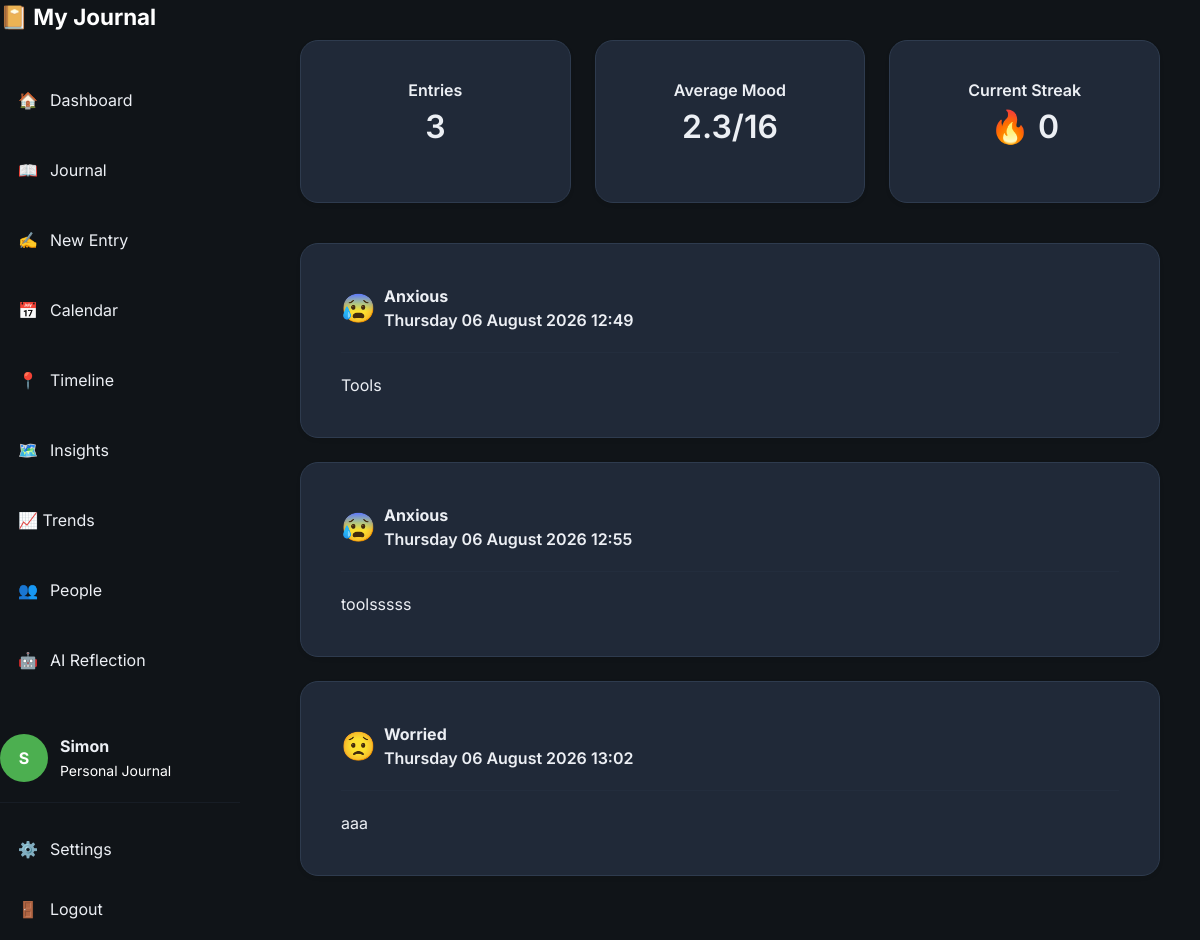
The page /dashboard (signed in) on the database its author committed.
### models/user.py (models this page shows)
class User(UserMixin, db.Model):
    id = db.Column(
        db.Integer,
        primary_key=True
    )
    username = db.Column(
        db.String(100),
        unique=True,
        nullable=False
    )
    display_name = db.Column(
    db.String(50),
    nullable=True
    )
    password_hash = db.Column(
        db.String(255),
        nullable=False
    )
    entries = db.relationship(
    "Entry",
    backref="author",
    lazy=True,
    cascade="all, delete-orphan"
)
    def __repr__(self):
        return f"<User {self.username}>"

### models/entry.py (models this page shows)
class Entry(db.Model):
    __tablename__ = "entry"
    id = db.Column(
        db.Integer,
        primary_key=True
    )
    tags = db.Column(
        db.String(500),
        nullable=True
    )
    mood_score = db.Column(
        db.Integer,
        nullable=False
    )
    content = db.Column(
        db.Text,
        nullable=False
    )
    created_at = db.Column(
        db.DateTime,
        default=datetime.utcnow
    )
    user_id = db.Column(
        db.Integer,
        db.ForeignKey("user.id"),
        nullable=False
    )
    is_timeline_event = db.Column(
    db.Boolean,
    default=False,
    nullable=False
    )
    people = db.relationship(
    "Person",
    secondary=entry_people,
    back_populates="entries"
    )
    relationship_score = db.Column(
    db.Integer
    )

### routes/dashboard.py (the view)
@dashboard_bp.route('/dashboard')
@login_required
def dashboard():
    stats = get_dashboard_stats(current_user)
    compass = generate_daily_compass(current_user)
    return render_template(
        "dashboard.html",
        **stats,
        moods = MOODS,
        compass = compass
    )

### routes/auth.py (called while the page is built)
@login_manager.user_loader
def load_user(user_id):
    return User.query.get(int(user_id))

### services/daily_compass_helper.py (called while the page is built, shortened)
def generate_daily_compass(user):
    today = date.today()
    existing = DailyCompass.query.filter_by(
        user_id=user.id,
        compass_date=today
    ).first()
    if existing:
        return {
            "title": existing.title,
            "icon": existing.icon,
            "observation": existing.observation,
            "focus": existing.focus,
            "question": existing.question,
            "confidence": existing.confidence
        }

### templates/dashboard.html (shortened to what this page needs)
{% extends "base.html" %}
{% block content %}
<div class="row mb-4">
    <div class="col-12 col-md-4 mb-3">
        <div class="card shadow-sm">
            <div class="card-body text-center">
                <h6 class="card-title">
                    Entries
                </h6>
                <h2>
                    {{ total_entries }}
                </h2>
            </div>
        </div>
    </div>
    <div class="col-12 col-md-4 mb-3">
        <div class="card shadow-sm">
            <div class="card-body text-center">
                <h6 class="card-title">
                    Average Mood
                </h6>
                <h2>
                    {{ average_mood }}/16
                </h2>
            </div>
        </div>
    </div>
    <div class="col-12 col-md-4 mb-3">
        <div class="card shadow-sm">
            <div class="card-body text-center">
                <h6 class="card-title">
                    Current Streak
                </h6>
                <h2>
                    🔥 {{ streak }}
                </h2>
            </div>
        </div>
    </div>
</div>
{% if entries %}
    {% for entry in entries %}
    <a href="{{ url_for('journal.view_entry', entry_id=entry.id) }}"
       class="text-decoration-none">
        <div class="card shadow-sm mb-4">
            <div class="card-body">
                <div class="d-flex align-items-center gap-2">
                    <span class="fs-3">
                        {{ moods[entry.mood_score].emoji }}
                    </span>
                    <div>
                        <strong>
                            {{ moods[entry.mood_score].name }}
                        </strong>
                        <br>
                        <small class="card-title">
                            {{ entry.created_at.strftime('%A %d %B %Y %H:%M') }}
                        </small>
                    </div>
                </div>
                <hr>
                {% if entry.content|length > 250 %}
                    {{ entry.content[:250] }}...
                {% else %}
                    {{ entry.content }}
                {% endif %}
            </div>
        </div>
    </a>
    {% endfor %}
{% endif %}
{% endblock %}

### templates/base.html (shortened to what this page needs)
<!DOCTYPE html>
<html lang="en">
<head>
    <link href="https://cdn.jsdelivr.net/npm/bootstrap@5.3.3/dist/css/bootstrap.min.css"
          rel="stylesheet">
    <link rel="stylesheet"
          href="{{ url_for('static', filename='css/variables.css') }}">
    <link rel="stylesheet"
          href="{{ url_for('static', filename='css/layout.css') }}">
    <link rel="stylesheet"
          href="{{ url_for('static', filename='css/components.css') }}">
    <link rel="stylesheet"
          href="{{ url_for('static', filename='css/style.css') }}">
    <link rel="stylesheet"
      href="{{ url_for('static', filename='css/trends.css') }}">
    <link rel="stylesheet"
      href="{{ url_for('static', filename='css/people.css') }}">
</head>
<body>
{% if current_user.is_authenticated %}
<div class="app-layout">
    <aside class="sidebar">
        <div class="sidebar-header">
            <a href="{{ url_for('dashboard.dashboard') }}"
               class="logo">
                📔
                <span>My Journal</span>
            </a>
        </div>
        <nav class="sidebar-nav">
            <a href="{{ url_for('dashboard.dashboard') }}"
               class="nav-item {% if request.endpoint == 'dashboard.dashboard' %}active{% endif %}">
                🏠
                <span>Dashboard</span>
            </a>
            <a href="{{ url_for('journal.journal') }}"
               class="nav-item {% if request.endpoint == 'journal.journal' %}active{% endif %}">
                📖
                <span>Journal</span>
            </a>
            <a href="{{ url_for('journal.new_entry') }}"
               class="nav-item {% if request.endpoint == 'journal.new_entry' %}active{% endif %}">
                ✍️
                <span>New Entry</span>
            </a>
            <a href="{{ url_for('calendar.calendar') }}"
               class="nav-item {% if request.endpoint == 'calendar.calendar' %}active{% endif %}">
                📅
                <span>Calendar</span>
            </a>
            <a href="{{ url_for('timeline.timeline') }}"
               class="nav-item {% if request.endpoint == 'timeline.timeline' %}active{% endif %}">
                📍
                <span>Timeline</span>
            </a>
            <a href="{{ url_for('insights.insights') }}"
               class="nav-item {% if request.endpoint == 'insights.insights' %}active{% endif %}">
                🗺️
                <span>Insights</span>
            </a>
            <a href="{{ url_for('trends.trends') }}" class="nav-item">
                <span>📈 Trends</span>
            </a>
            <a href="{{ url_for('people.people') }}" class="nav-item">
                    👥
                    <span>People</span>
            </a>
            <a href="{{ url_for('reflection.reflection') }}" class="nav-item">
                🤖
                <span>AI Reflection</span>
            </a>
        </nav>
        <div class="sidebar-footer">
            <div class="user-card">
                <div class="avatar">
                    {{ (current_user.display_name or current_user.username)[0]|upper }}
                </div>
                <div>
                    <strong>
                        {{ current_user.display_name or current_user.username }}
                    </strong>
                    <br>
                    <small>Personal Journal</small>
                </div>
            </div>
            <hr>
            <a href="{{ url_for('settings.settings') }}"
               class="nav-item">
                ⚙️
                <span>Settings</span>
            </a>
            <a href="{{ url_for('auth.logout') }}"
               class="nav-item">
                🚪
                <span>Logout</span>
            </a>
        </div>
    </aside>
    <main class="main-content">
        {% block content %}
        {% endblock %}
    </main>
</div>
{% endif %}
</body>
</html>

### static/css/variables.css (style rules this page uses)
:root { --bg:#101418; --sidebar:#18212d; --card:#202938; --card-hover:#293548; --input:#273244; --text:#ECEFF4; --muted:#ffffff; --text-muted:#ffffff; --heading:#FFFFFF; --accent:#4CAF50; --accent-hover:#43A047; --accent-light:#6FCF70; --success:#22C55E; --warning:#F59E0B; --danger:#EF4444; --info:#3B82F6; --border:#2E3B4E; --shadow-small: 0 4px 12px rgba(0,0,0,.15); --shadow-medium: 0 10px 25px rgba(0,0,0,.25); --shadow-large: 0 20px 40px rgba(0,0,0,.35); --radius-small:8px; --radius-medium:14px; --radius-large:20px; --radius-round:999px; --space-xs:6px; --space-sm:12px; --space-md:20px; --space-lg:32px; --space-xl:48px; --sidebar-width:260px; --transition-fast:.15s ease; --transition:.25s ease; --transition-slow:.4s ease; }

### static/css/layout.css (style rules this page uses)
body { margin:0; padding:0; min-height:100vh; background:var(--bg); color:var(--text); }
.app-layout { display:flex; min-height:100vh; }
.sidebar { position: fixed; top: 0; left: 0; bottom: 0; width: 260px; overflow-y: auto; overflow-x: hidden; }
.sidebar-header { margin-bottom:40px; }
.sidebar-nav { display:flex; flex-direction:column; gap:10px; flex:1; }
.sidebar-footer { margin-top:40px; }
.main-content { flex:1; margin-left:260px; padding:40px; overflow-y:auto; }
.sidebar { width:240px; transition:.3s; }

### static/css/components.css (style rules this page uses)
.card { background:var(--card); border:1px solid var(--border); border-radius:18px; padding:24px; transition:.2s ease; color:var(--text) }
.nav-item { display:flex; align-items:center; gap:12px; padding:14px 18px; margin-bottom:8px; border-radius:12px; text-decoration:none; color:var(--text); transition:.2s; }
.logo { font-size:1.4rem; font-weight:700; text-decoration:none; color:white; }
.user-card { display:flex; align-items:center; gap:12px; margin-top:auto; }
.avatar { width:48px; height:48px; border-radius:50%; background:var(--accent); color:white; display:flex; justify-content:center; align-items:center; font-weight:bold; }

### static/css/style.css (style rules this page uses)
* { box-sizing:border-box; }
body { font-family:'Inter',sans-serif; background:var(--bg); color:var(--text); margin:0; padding:0; overflow-x:hidden; }
h1,h2,h3,h4,h5,h6 { color:var(--text); font-weight:600; margin-bottom:15px; }
small { color:var(--muted); }
a { color:inherit; text-decoration:none; }
hr { border:none; border-top:1px solid var(--border); margin:20px 0; }
.card-title { color: var(--text); font-size:1rem; font-weight:600; }
button, a, .card, input, textarea, select { transition:.2s ease; }

### rows shown on the page
User: display_name+username "S", display_name+username "Simon"
Entry: mood_score "😰", mood_score "Anxious", created_at "Thursday 06 August 2026 12:49", content "Tools"
Entry: mood_score "😰", mood_score "Anxious", created_at "Thursday 06 August 2026 12:55", content "toolsssss"
Entry: mood_score "😟", mood_score "Worried", created_at "Thursday 06 August 2026 13:02", content "aaa"

### other values the page prints
{{ total_entries }} "3"
{{ average_mood }} "2.3"
{{ streak }} "0"
